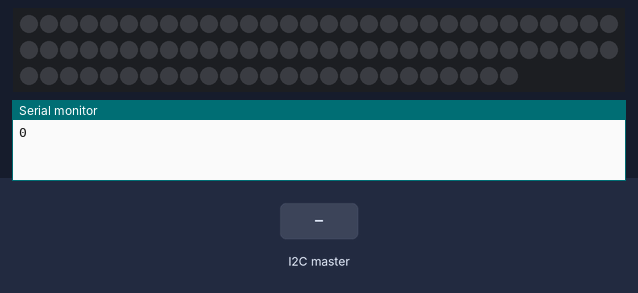
Bench run of a sketch on a simulated Arduino Uno, built with avr-gcc and run on an emulated ATmega328P. Parts: 85 RGB LEDs in strip order, left to right, continuing on the next row, the last lines printed to the serial monitor. Inputs (shaded band) come from the test bench.

Above: at 1.2 s.
1.3 s: the I2C master sends "R"
At 1.66 s:
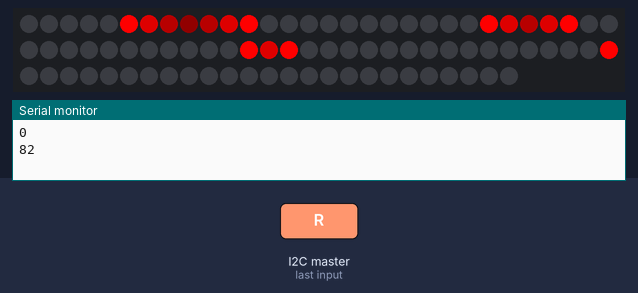
3.1 s: the I2C master sends the byte 1
At 4.6 s:
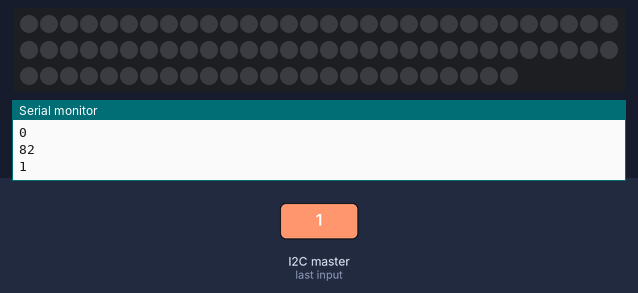
Timing chart, 0 to 6.1 s (numbered marks = the images above; inputs shaded):
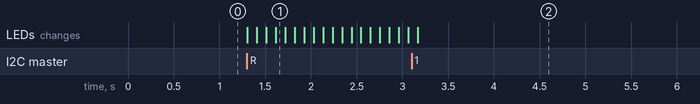

Measured:
- after the input at 1.3 s, the LEDs: first change at once (image 1 shows a later state)
- after the input at 3.1 s, the LEDs: change after 0.07 s (image 2)

The sketch:

Leds2019GameMessages.ino
```cpp
    #include "FastLED.h"
    #include <Wire.h>
    #define COLOR_ORDER GRB
const int buttonPin1 = 2;
const int buttonPin2 = 8;
long Color = 0;
int ColorRecieve = 0;
int LED = 13;


CRGB blinkBackup[85];
CRGB leds[85];
void setup() {
  Serial.begin(9600);
  pinMode(buttonPin1, INPUT);
  pinMode(buttonPin2, INPUT);
  FastLED.addLeds<WS2811, 5, COLOR_ORDER>(leds, 85);
  randomSeed(analogRead(0));
  Wire.begin(4);
  Wire.onReceive(receiveEvent);
   Serial.println(ColorRecieve);
  }

void receiveEvent(int bytes) {
 ColorRecieve = Wire.read();
   Serial.println(ColorRecieve);

}

int Sense(int InputNum) {
  //Array of lights features alternating direction of lights. This is a fix
  if (InputNum <= 16) {return InputNum;}
  if ((InputNum >=17) and (InputNum <=33)) {return -InputNum + 50;}
  if ((InputNum >=34) and (InputNum <=50)) {return InputNum;}
  if ((InputNum >=51) and (InputNum <=67)) {return -InputNum + 118;}
  if ((InputNum >=68) and (InputNum <=84)) {return InputNum;}
}


void Scroll(long col1, long col2, long col3, long col4, long col5, int stay) {
//Creates a scrolling effect for each induvidual line by moving each light value left one light
//First five inputs are the five new rightmost lights, bottom to top
//Last input is the number of lights, right-to-left, that the scrolling ignores
  for ( int i = 16-stay; i > 0; i--) {

    leds[i]=leds[i-1];
    }

  for ( int i = 33-stay; i > 17; i--) {

    leds[Sense(i)]=leds[Sense(i-1)];
    }

  for ( int i = 50-stay; i > 34; i--) {

    leds[i]=leds[i-1];
    }

  for ( int i = 67-stay; i > 51; i--) {

    leds[Sense(i)]=leds[Sense(i-1)];
    }

  for ( int i = 84-stay; i > 68; i--) {

    leds[i]=leds[i-1];
    }

  leds[0] = col1;
  leds[Sense(17)] = col2;
  leds[34] = col3;
  leds[Sense(51)] = col4;
  leds[68] = col5; FastLED.show(); delay(250);
}

void Sclorr(long col1, long col2, long col3, long col4, long col5, int stay, int Update=0) {
//Copy-and-paste of scroll() but flipped along the y-axis
//if the name looks weird, it's because the r's and l's in the name were swapped too
//Update will stop fastleds.show from being called, if it is not set to 0
  for ( int i = 0+stay; i < 16; i++) {

    leds[i]=leds[i+1];
    }

  for ( int i = 17+stay; i < 33; i++) {

    leds[Sense(i)]=leds[Sense(i+1)];
    }

  for ( int i = 34+stay; i < 50; i++) {

    leds[i]=leds[i+1];
    }

  for ( int i = 51+stay; i < 67; i++) {

    leds[Sense(i)]=leds[Sense(i+1)];
    }

  for ( int i = 68+stay; i < 84; i++) {

    leds[i]=leds[i+1];
    }

  leds[16] = col1;
  leds[Sense(33)] = col2;
  leds[50] = col3;
  leds[Sense(67)] = col4;
  leds[84] = col5;

  if (Update == 0) {
  FastLED.show(); delay(250);}

}

void ScrollV(long Col,int Hpos, int Dir) {
//scrolls, but vertically
//Col is the color of the new led, Hpos is the position of the bottommost (or topmost, if going up) light in the column of choice
//Dir is the direction, up or down. 1 or -1
// ex. ScrollV(CRGB::Red,1); Will move all lights in the second-to-the-right column and make the top light of that column red
  for (int i = 0; i<4; i++) {
    leds[Sense(Hpos + (Dir*17*i))] = leds[Sense(Hpos + (17*Dir*(i+1)))];
    }
  leds[Sense(Hpos + Dir*68)] = Col;

}

void SetupBlink() {
//stores the current set of lights that are on in another variable
//recalled during the blink() function
//only needs to be done once if blink() is used multiple times without changing the light configuration
  for ( int i = 0; i < 85; i++) {
    blinkBackup[i] = leds[i];
  }
}


void Blink() {
//flashes black for half a second. Use SetupBlink() first or else it will not work
  for ( int i = 0; i < 85; i++) {
    leds[i] = CRGB::Black;
  }
  FastLED.show(); //delay(500);
    for ( int i = 0; i < 85; i++) {
    leds[i] = blinkBackup[i];
  }
 FastLED.show();// delay(500);


}

void loop() { if (ColorRecieve != 82) {Blink();}
  // put your main code here, to run repeatedly:
    if (ColorRecieve == 66) {
leds[2] = CRGB::Red; leds[5] = CRGB::Red; leds[6] = CRGB::Red; leds[9] = CRGB::Red; leds[11] = CRGB::Red; leds[13] = CRGB::Red; leds[14] = CRGB::Red;
leds[Sense(18)] = CRGB::Red; leds[Sense(20)] = CRGB::Red; leds[Sense(22)] = CRGB::Red; leds[Sense(24)] = CRGB::Red; leds[Sense(26)] = CRGB::Red;
leds[Sense(28)] = CRGB::Red; leds[Sense(32)] = CRGB::Red; leds[35] = CRGB::Red; leds[37] = CRGB::Red; leds[39] = CRGB::Red; leds[41] = CRGB::Red;
leds[44] = CRGB::Red; leds[45] = CRGB::Red;  leds[49] = CRGB::Red; leds[Sense(52)] = CRGB::Red; leds[Sense(54)] = CRGB::Red; leds[Sense(58)] = CRGB::Red;
leds[Sense(60)] = CRGB::Red;  leds[Sense(62)] = CRGB::Red;  leds[Sense(66)] = CRGB::Red; leds[70] = CRGB::Red; leds[73] = CRGB::Red; leds[74] = CRGB::Red;
leds[78] = CRGB::Red; leds[81] = CRGB::Red; leds[82] = CRGB::Red;
FastLED.show(); delay(1000); }
    if (ColorRecieve == 97) {
leds[3] = CRGB::Red; leds[5] = CRGB::Red; leds[6] = CRGB::Red; leds[7] = CRGB::Red; leds[9] = CRGB::Red; leds[10] = CRGB::Red; leds[11] = CRGB::Red;
leds[13] = CRGB::Red; leds[15] = CRGB::Red; leds[Sense(20)] = CRGB::Red; leds[Sense(24)] = CRGB::Red; leds[Sense(28)] = CRGB::Red; leds[Sense(30)] = CRGB::Red;
leds[Sense(32)] = CRGB::Red; leds[35] = CRGB::Red; leds[36] = CRGB::Red; leds[37] = CRGB::Red; leds[41] = CRGB::Red; leds[43] = CRGB::Red; leds[44] = CRGB::Red;
leds[45] = CRGB::Red; leds[47] = CRGB::Red; leds[48] = CRGB::Red; leds[49] = CRGB::Red; leds[Sense(52)] = CRGB::Red; leds[Sense(54)] = CRGB::Red;
leds[Sense(58)] = CRGB::Red; leds[Sense(62)] = CRGB::Red; leds[Sense(64)] = CRGB::Red; leds[Sense(66)] = CRGB::Red; leds[69] = CRGB::Red; leds[70] = CRGB::Red;
leds[71] = CRGB::Red; leds[75] = CRGB::Red; leds[77] = CRGB::Red; leds[78] = CRGB::Red; leds[79] = CRGB::Red; leds[81] = CRGB::Red; leds[83] = CRGB::Red;
FastLED.show(); delay(1000);
}
    if (ColorRecieve == 101) {
leds[0] = CRGB::Red; leds[2] = CRGB::Red; leds[4] = CRGB::Red; leds[5] = CRGB::Red; leds[8] = CRGB::Red; leds[10] = CRGB::Red; leds[12] = CRGB::Red;
leds[14] = CRGB::Red; leds[16] = CRGB::Red; leds[Sense(17)] = CRGB::Red; leds[Sense(19)] = CRGB::Red; leds[Sense(23)] = CRGB::Red; leds[Sense(25)] = CRGB::Red;
leds[Sense(27)] = CRGB::Red; leds[Sense(29)] = CRGB::Red; leds[Sense(31)] = CRGB::Red; leds[Sense(33)] = CRGB::Red; leds[34] = CRGB::Red; leds[35] = CRGB::Red;
leds[36] = CRGB::Red; leds[40] = CRGB::Red; leds[42] = CRGB::Red; leds[44] = CRGB::Red; leds[45] = CRGB::Red; leds[46] = CRGB::Red; leds[48] = CRGB::Red;
leds[49] = CRGB::Red; leds[50] = CRGB::Red; leds[Sense(51)] = CRGB::Red; leds[Sense(53)] = CRGB::Red; leds[Sense(57)] = CRGB::Red; leds[Sense(59)] = CRGB::Red;
leds[Sense(61)] = CRGB::Red; leds[Sense(63)] = CRGB::Red; leds[Sense(65)] = CRGB::Red; leds[Sense(67)] = CRGB::Red; leds[68] = CRGB::Red; leds[70] = CRGB::Red;
leds[72] = CRGB::Red; leds[73] = CRGB::Red; leds[75] = CRGB::Red; leds[76] = CRGB::Red; leds[77] = CRGB::Red; leds[79] = CRGB::Red;  leds[82] = CRGB::Red;
leds[84] = CRGB::Red;
FastLED.show(); delay(1000);
}
  if (ColorRecieve == 82) {
ScrollV(CRGB::Black,74,-1); ScrollV(CRGB::Black,78,-1);
ScrollV(CRGB::Black,75,-1); ScrollV(CRGB::Black,77,-1);
ScrollV(CRGB::Red,76,-1);
FastLED.show(); delay(100);
ScrollV(CRGB::Black,73,-1); ScrollV(CRGB::Black,79,-1);
ScrollV(CRGB::Black,74,-1); ScrollV(CRGB::Black,78,-1);
ScrollV(CRGB::Red,75,-1); ScrollV(CRGB::Red,77,-1);
ScrollV(0x990000,76,-1);
FastLED.show(); delay(100);
ScrollV(CRGB::Black,73,-1); ScrollV(CRGB::Black,79,-1);
ScrollV(CRGB::Red,74,-1); ScrollV(CRGB::Red,78,-1);
ScrollV(0x990000,75,-1); ScrollV(0x990000,77,-1);
ScrollV(0x440000,76,-1);
FastLED.show(); delay(100);
ScrollV(CRGB::Red,73,-1); ScrollV(CRGB::Red,79,-1);
ScrollV(0x990000,74,-1); ScrollV(0x990000,78,-1);
ScrollV(0x440000,75,-1); ScrollV(0x440000,77,-1);
ScrollV(0x110000,76,-1);
FastLED.show(); delay(100);
ScrollV(0x990000,73,-1); ScrollV(0x990000,79,-1);
ScrollV(0x440000,74,-1); ScrollV(0x440000,78,-1);
ScrollV(0x110000,75,-1); ScrollV(0x110000,77,-1);
ScrollV(0x000000,76,-1);
FastLED.show(); delay(100);
ScrollV(0x440000,73,-1); ScrollV(0x440000,79,-1);
ScrollV(0x110000,74,-1); ScrollV(0x110000,78,-1);
ScrollV(0x000000,75,-1); ScrollV(0x000000,77,-1);
ScrollV(0x000000,76,-1);
FastLED.show(); delay(100);
ScrollV(0x110000,73,-1); ScrollV(0x110000,79,-1); }
}
```
